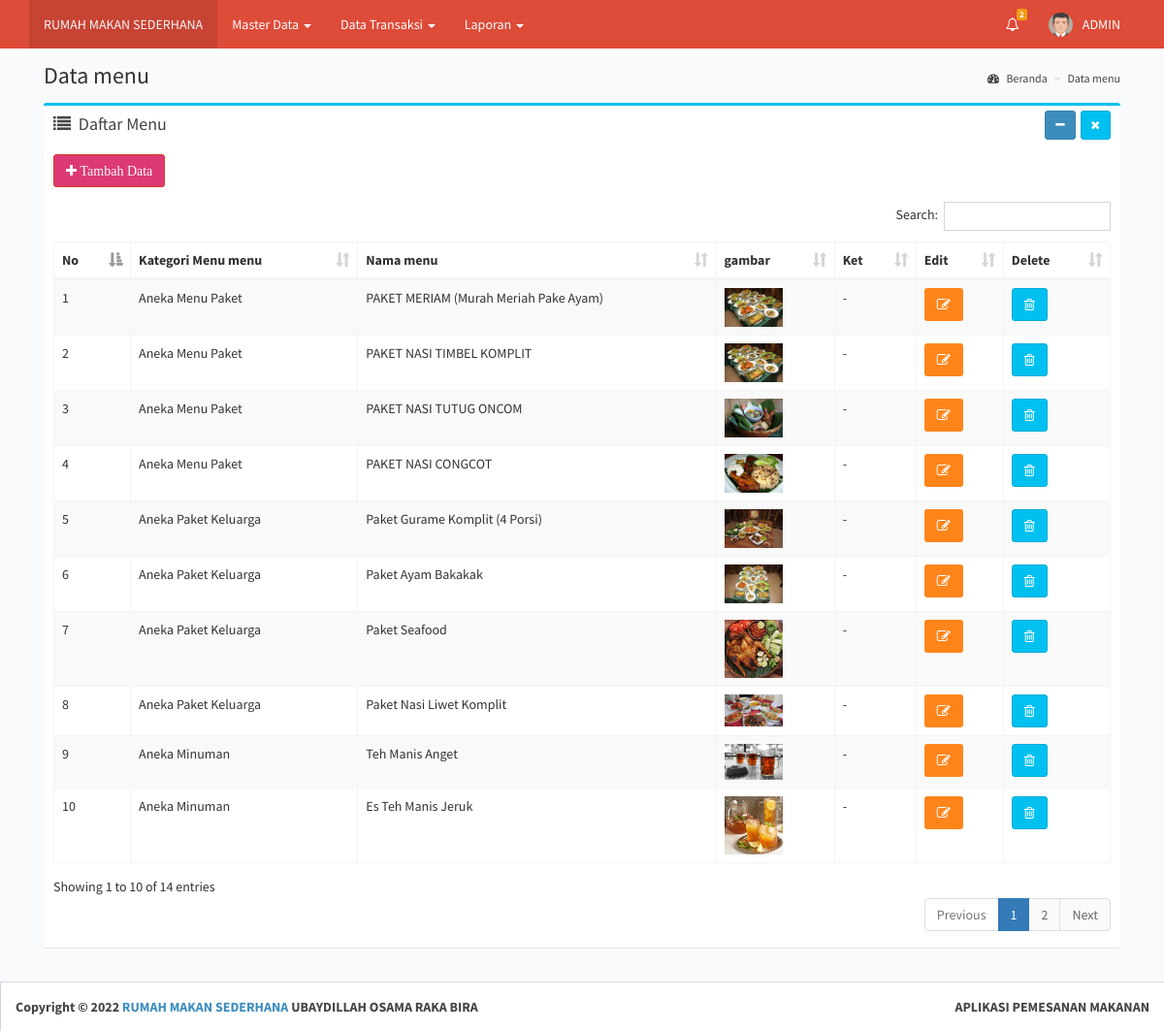
/page/home.php?pg=menu&act=view (signed in), run on the app's committed database.
### tables this page shows
CREATE TABLE `menu` (
  `id` int(11) NOT NULL,
  `id_kategori` int(11) NOT NULL,
  `nama_menu` varchar(255) NOT NULL,
  `gambar` text DEFAULT NULL,
  `ket` text NOT NULL
);

CREATE TABLE `kategori_menu` (
  `id` int(11) NOT NULL,
  `nama_kategori` varchar(255) NOT NULL,
  `ket` varchar(255) NOT NULL
);

### page/hal_menu.php (the view, shortened to what this page needs)
<?php
switch ($_GET['act']) {
  case 'view':
?>
    <div class="container">
      <section class="content-header">
        <h1> Data menu </h1>
        <ol class="breadcrumb">
          <li><a href="?pg=dashboard"><i class="fa fa-dashboard"></i> Beranda</a></li>
          <li class="active"><a href="?pg=menu&act=view">Data menu</a></li>
        </ol>
      </section>
      <section class="content">
        <div class="row">
          <div class="col-md-12">
            <div class="box box-info">
              <div class="box-header">
                <i class="fa fa-list"></i>
                <h3 class="box-title">Daftar Menu</h3>
                <div class="pull-right box-tools">
                  <button class="btn btn-info btn-sm pull-right" data-widget="remove" data-toggle="tooltip" title="Remove"><i class="fa fa-times"></i></button>
                  <button class="btn btn-primary btn-sm pull-right" data-widget="collapse" data-toggle="tooltip" title="Collapse" style="margin-right: 5px;"><i class="fa fa-minus"></i></button>
                </div>
              </div>
              <div class="box-body">
                <div class="form-group">
                  <a href="?pg=menu&act=add"> <button type="button" class="btn btn-danger" style="background-color: #dd3974 !important;"><i class="fa fa-plus"> Tambah Data </i></button> </a>
                </div>
                <div class="table-responsive">
                  <table id="example1" class="table table-bordered table-striped">
                    <thead>
                      <tr>
                        <th>No</th>
                        <th>Kategori Menu menu</th>
                        <th>Nama menu</th>
                        <th>gambar</th>
                        <th>Ket</th>
                        <th>Edit</th>
                        <th>Delete</th>
                      </tr>
                    </thead>
                    <tbody>
                      <?php
                      $tampil = $mysqli->query("SELECT a.*,b.*,a.id as id_menu FROM menu a INNER JOIN kategori_menu b on a.id_kategori=b.id
                     order by a.id asc");
                      $no = 1;
                      while ($r = mysqli_fetch_array($tampil)) {
                      ?>
                        <tr>
                          <td><?php echo "$no" ?></td>
                          <td><?php echo "$r[nama_kategori]" ?></td>
                          <td><?php echo "$r[nama_menu]" ?></td>
                          <td><?php echo "<img src=../upload/menu/" . $r['gambar'] . " width='60px'>"; ?></td>
                          <td><?php echo "$r[ket]" ?></td>
                          <td><a href="?pg=menu&act=edit&id=<?php echo $r['id_menu'] ?>"><button type="button" class="btn bg-orange"><i class="fa fa-pencil-square-o"></i></button></a></td>
                          <td><a href="?pg=menu&act=delete&id=<?php echo $r['id_menu'] ?>"><button type="button" class="btn btn-info" onclick="return confirm('Apakah anda yakin akan menghapusnya?');"><i class="fa fa-trash-o"></i></button></a></td>
                        </tr>
                      <?php
                        $no++;
                      }
                      ?>
                    </tbody>
                  </table>
                </div>
              </div>
            </div>
          </div>
        </div>
      </section>
    </div>
  <?php
    break;
  ?>
<?php
}
?>

### page/home.php (shortened to what this page needs)
<?php
include "../config/koneksi.php";
?>
<!DOCTYPE html>
<html>
<head>
  <link rel="stylesheet" href="../bootstrap/css/bootstrap.min.css">
  <link rel="stylesheet" href="../bootstrap/font-awesome/css/font-awesome.min.css">
  <link rel="stylesheet" href="https://code.ionicframework.com/ionicons/2.0.1/css/ionicons.min.css">
  <link rel="stylesheet" href="../dist/css/AdminLTE.min.css">
  <link rel="stylesheet" href="../dist/css/skins/skin-red-light.min.css">
  <link rel="stylesheet" href="../plugins/datatables/dataTables.bootstrap.css">
  <link rel="stylesheet" href="../plugins/datepicker/datepicker3.css">
  <link rel="stylesheet" href="../plugins/daterangepicker/daterangepicker-bs3.css">
  <link rel="stylesheet" href="../plugins/select2/select2.min.css">
  <link rel="stylesheet" href="../dist/css/bootstrap-submenu.min.css">
</head>
<body class="hold-transition skin-red-light layout-boxed layout-top-nav ">
  <div class="wrapper">
    <header class="main-header">
      <nav class="navbar navbar-static-top">
        <div class="container">
          <div class="collapse navbar-collapse pull-left" id="navbar-collapse">
            <ul class="nav navbar-nav">
              <li class="active"><a href="/">RUMAH MAKAN SEDERHANA <span class="sr-only">(current)</span></a></li>
              <?php
              if ($_SESSION['id_akses'] == 1) {
              ?>
                <li class="dropdown">
                  <a href="#" class="dropdown-toggle" data-toggle="dropdown">Master Data <span class="caret"></span></a>
                </li>
                <li class="dropdown">
                  <a href="#" class="dropdown-toggle" data-toggle="dropdown">Data Transaksi <span class="caret"></span></a>
                </li>
                <li class="dropdown">
                  <a href="#" class="dropdown-toggle" data-toggle="dropdown">Laporan <span class="caret"></span></a>
                </li>
              <?php }  ?>
            </ul>
          </div>
          <div class="navbar-custom-menu">
            <ul class="nav navbar-nav">
              <li class="dropdown notifications-menu" id="get_notif">
                <?php
                include "notifikasi.php";
                ?>
            </li>
            <li class="dropdown user user-menu">
              <a href="#" class="dropdown-toggle" data-toggle="dropdown">
                <img src="../dist/img/avatar5.png" class="user-image" alt="User Image">
                <span class="hidden-xs"> <?php echo strtoupper($_SESSION['username']); ?> </span>
              </a>
            </li>
            </ul>
          </div>
        </div>
      </nav>
    </header>
    <?php
    include "content.php";
    ?>
    <footer class="main-footer">
      <div class="pull-right hidden-xs">
        <b>APLIKASI PEMESANAN MAKANAN</b>
      </div>
      <strong>Copyright &copy; 2022 <a href="#">RUMAH MAKAN SEDERHANA</a> UBAYDILLAH OSAMA RAKA BIRA</a>
      </strong>
    </footer>
  </div>
</body>
</html>

### page/notifikasi.php (shortened to what this page needs)
<?php
include '../config/koneksi.php';
$query   = "SELECT COUNT(*) as jumData  FROM transaksi_pemesanan Where status='0' ";
$hasil  = $mysqli->query($query);
$data     = mysqli_fetch_array($hasil);
$jmldata = $data['jumData'];
?>
<a href="#" class="dropdown-toggle" data-toggle="dropdown">
  <i class="fa fa-bell-o"></i>
  <span class="label label-warning" id="loading"><?php echo $jmldata ?></span>
</a>

### page/content.php (shortened to what this page needs)
<?php
if (!isset($_GET['pg'])) {
	include 'dashboard.php';
} else {
	switch ($_GET['pg']) {
		case 'menu':
			include 'hal_menu.php';
			break;
	}
}

### data on the page
menu: kategori_menu.nama_kategori "Aneka Menu Paket", nama_menu "PAKET MERIAM (Murah Meriah Pake Ayam)", gambar (picture), kategori_menu.ket "-"
menu: kategori_menu.nama_kategori "Aneka Menu Paket", nama_menu "PAKET NASI TIMBEL KOMPLIT", gambar (picture), kategori_menu.ket "-"
menu: kategori_menu.nama_kategori "Aneka Menu Paket", nama_menu "PAKET NASI TUTUG ONCOM", gambar (picture), kategori_menu.ket "-"
menu: kategori_menu.nama_kategori "Aneka Menu Paket", nama_menu "PAKET NASI CONGCOT", gambar (picture), kategori_menu.ket "-"
menu: kategori_menu.nama_kategori "Aneka Paket Keluarga", nama_menu "Paket Gurame Komplit (4 Porsi)", gambar (picture), kategori_menu.ket "-"
menu: kategori_menu.nama_kategori "Aneka Paket Keluarga", nama_menu "Paket Ayam Bakakak", gambar (picture), kategori_menu.ket "-"
menu: kategori_menu.nama_kategori "Aneka Paket Keluarga", nama_menu "Paket Seafood", gambar (picture), kategori_menu.ket "-"
menu: kategori_menu.nama_kategori "Aneka Paket Keluarga", nama_menu "Paket Nasi Liwet Komplit", gambar (picture), kategori_menu.ket "-"
menu: kategori_menu.nama_kategori "Aneka Minuman", nama_menu "Teh Manis Anget", gambar (picture), kategori_menu.ket "-"
menu: kategori_menu.nama_kategori "Aneka Minuman", nama_menu "Es Teh Manis Jeruk", gambar (picture), kategori_menu.ket "-"

### other printed values
$jmldata "2"
$_SESSION['username'] "ADMIN"
